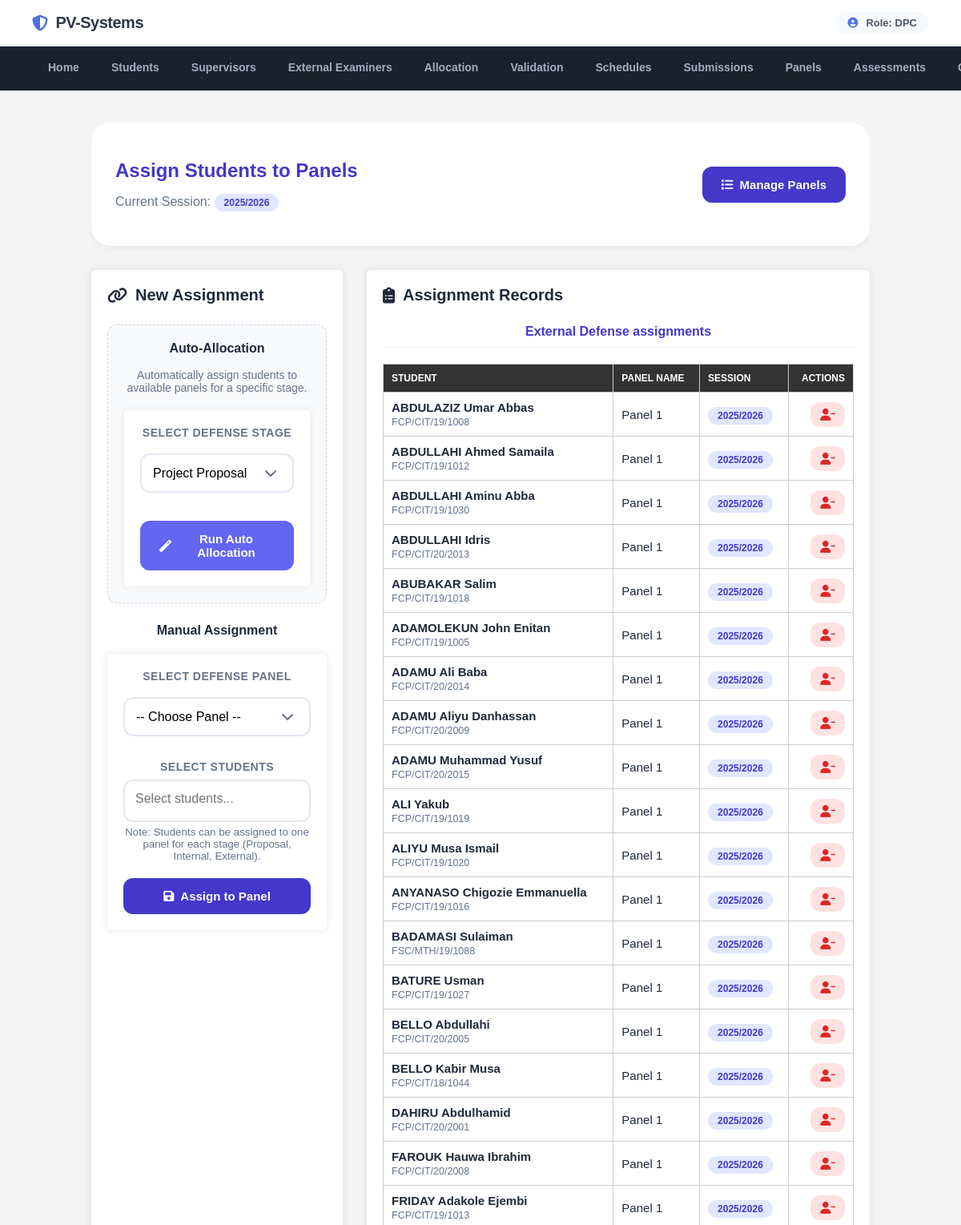
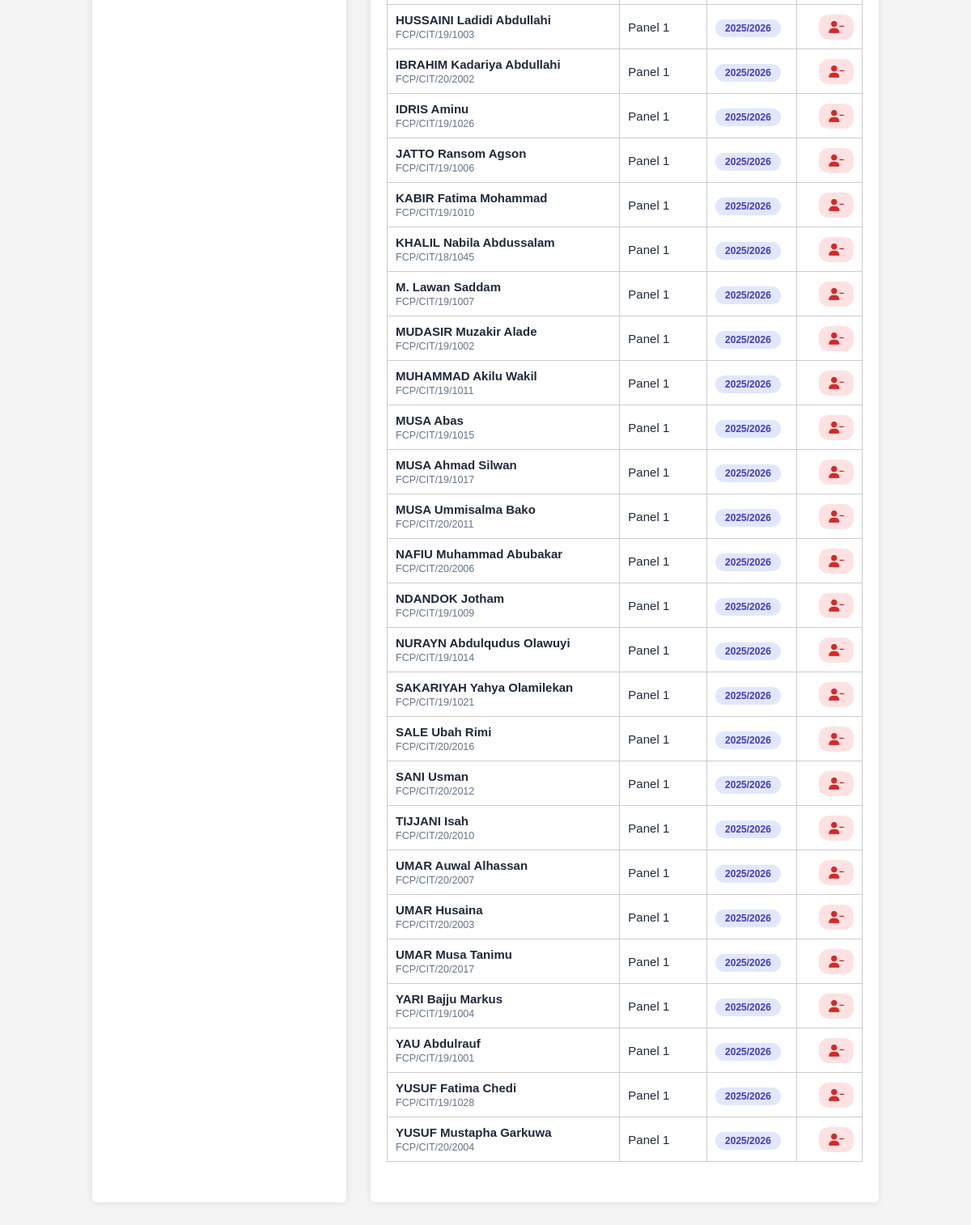
The app's page /department_project_coordinator/dpc_assign_panels.php (signed in) with its own data (2 pictures, top to bottom).
### tables this page shows
CREATE TABLE `student_panel_assignments` (
  `id` int(11) NOT NULL,
  `student_id` int(11) NOT NULL,
  `panel_id` int(11) NOT NULL,
  `panel_type` enum('proposal','internal','external') NOT NULL DEFAULT 'proposal',
  `academic_session` varchar(20) DEFAULT NULL,
  `assigned_at` timestamp NOT NULL DEFAULT current_timestamp()
);

CREATE TABLE `students` (
  `id` int(11) NOT NULL,
  `reg_no` varchar(50) NOT NULL,
  `name` varchar(100) NOT NULL,
  `phone` varchar(50) NOT NULL,
  `email` varchar(60) NOT NULL,
  `faculty_id` int(11) NOT NULL,
  `department` int(11) NOT NULL,
  `first_login` tinyint(1) DEFAULT 1
);

CREATE TABLE `defense_panels` (
  `id` int(11) NOT NULL,
  `panel_name` varchar(100) NOT NULL,
  `panel_type` enum('proposal','internal','external') DEFAULT 'proposal',
  `department_id` int(11) NOT NULL,
  `max_students` int(11) DEFAULT 10,
  `created_at` timestamp NOT NULL DEFAULT current_timestamp()
);

### includes/db.php (called while the page is built)
<?php
$my_host = 'localhost';
$my_dbname = 'my_project_topics2';
$my_username = 'root';
$my_password = '';
try {
    $conn = new PDO("mysql:host=$my_host;dbname=$my_dbname", $my_username, $my_password);
    $conn->setAttribute(PDO::ATTR_ERRMODE, PDO::ERRMODE_EXCEPTION);
    $conn->setAttribute(PDO::ATTR_DEFAULT_FETCH_MODE, PDO::FETCH_ASSOC);
} catch (PDOException $e_mysql) {
    error_log("Primary MySQL Connection failed: " . $e_mysql->getMessage());
    try {
        $fallback_dbname = 'fcetpoti_projectval';
        $fallback_username = 'fcetpoti_projectval';
        $fallback_password = 'Othmaan100!!!';
        $conn = new PDO("mysql:host=$my_host;dbname=$fallback_dbname", $fallback_username, $fallback_password);
        $conn->setAttribute(PDO::ATTR_ERRMODE, PDO::ERRMODE_EXCEPTION);
        $conn->setAttribute(PDO::ATTR_DEFAULT_FETCH_MODE, PDO::FETCH_ASSOC);
    } catch (PDOException $e_fallback) {
        error_log("Fallback MySQL Connection failed: " . $e_fallback->getMessage());
        die("Database connection failed. Please contact administrator.");
    }
}
try {
    $settings_stmt = $conn->query("SELECT setting_key, setting_value FROM system_settings");
    $system_settings = [];
    while ($row = $settings_stmt->fetch(PDO::FETCH_ASSOC)) {
        $system_settings[$row['setting_key']] = $row['setting_value'];
    }
    $current_session = $system_settings['current_session'] ?? date('Y') . '/' . (date('Y') + 1);
} catch (Exception $e) {
    $current_session = date('Y') . '/' . (date('Y') + 1);
}
?>

### department_project_coordinator/dpc_assign_panels.php (the view, shortened to what this page needs)
<?php
include_once __DIR__ . '/../includes/db.php';
$dpc_id = $_SESSION['user_id'];
$stmt = $conn->prepare("SELECT u.department as dept_id, d.department_name FROM users u JOIN departments d ON u.department = d.id WHERE u.id = ?");
$stmt->execute([$dpc_id]);
$dpc_info = $stmt->fetch(PDO::FETCH_ASSOC);
$dept_id = $dpc_info['dept_id'];
$active_session = $current_session;
$assign_stmt = $conn->prepare("
    SELECT spa.id as assignment_id, s.name as student_name, s.reg_no, dp.panel_name, dp.panel_type, spa.academic_session
    FROM student_panel_assignments spa
    JOIN students s ON spa.student_id = s.id
    JOIN defense_panels dp ON spa.panel_id = dp.id
    WHERE dp.department_id = ?
    ORDER BY FIELD(dp.panel_type, 'proposal', 'internal', 'external'), dp.panel_name, s.name
");
$assign_stmt->execute([$dept_id]);
$assignments = $assign_stmt->fetchAll(PDO::FETCH_ASSOC);
?>
<!DOCTYPE html>
<html lang="en">
<head>
    <link rel="stylesheet" href="https://cdnjs.cloudflare.com/ajax/libs/font-awesome/6.4.0/css/all.min.css">
    <link href="https://cdn.jsdelivr.net/npm/select2@4.1.0-rc.0/dist/css/select2.min.css" rel="stylesheet" />
</head>
<body>
    <?php include_once __DIR__ . '/../includes/header.php'; ?>
    <div class="container">
        <div class="header">
            <div>
                <h1>Assign Students to Panels</h1>
                <p style="color: var(--text-muted);">Current Session: <span class="session-badge"><?= $active_session ?></span></p>
            </div>
            <a href="dpc_manage_panels.php" class="btn btn-primary" style="width: auto;"><i class="fas fa-list"></i> Manage Panels</a>
        </div>
        <div class="grid">
            <div class="card">
                <h2><i class="fas fa-link"></i> New Assignment</h2>
                <div style="background: #f8fafc; padding: 20px; border-radius: 12px; margin-bottom: 25px; border: 1px dashed #cbd5e1;">
                    <h3 style="margin-top: 0; font-size: 16px; color: var(--text-main);">Auto-Allocation</h3>
                    <p style="font-size: 14px; color: var(--text-muted); margin-bottom: 15px;">Automatically assign students to available panels for a specific stage.</p>
                    <form method="POST" onsubmit="return confirm('This will automatically assign students to available panels for the selected stage. Continue?');">
                        <div class="form-group">
                            <label for="stage">Select Defense Stage</label>
                            <select name="stage" id="stage" class="form-control" style="margin-bottom: 15px;" required>
                                <option value="proposal">Project Proposal</option>
                            </select>
                        </div>
                        <button type="submit" name="auto_allocate" class="btn" style="background: var(--primary-light); color: white;">
                            <i class="fas fa-magic"></i> Run Auto Allocation
                        </button>
                    </form>
                </div>
                <h3 style="font-size: 16px; margin-bottom: 15px;">Manual Assignment</h3>
                <form method="POST">
                    <div class="form-group">
                        <label>Select Defense Panel</label>
                        <select name="panel_id" class="form-control" required>
                            <option value="">-- Choose Panel --</option>
                        </select>
                    </div>
                    <div class="form-group">
                        <label>Select Students</label>
                        <small style="color: var(--text-muted); display: block; margin-top: 5px;">Note: Students can be assigned to one panel for each stage (Proposal, Internal, External).</small>
                    </div>
                    <button type="submit" name="assign_students" class="btn btn-primary">
                        <i class="fas fa-save"></i> Assign to Panel
                    </button>
                </form>
            </div>
            <div class="card">
                <h2><i class="fas fa-clipboard-list"></i> Assignment Records</h2>
                <?php if (count($assignments) > 0):
                    $grouped_assignments = [
                        'proposal' => [],
                        'internal' => [],
                        'external' => []
                    ];
                    foreach ($assignments as $asgn) {
                        $grouped_assignments[$asgn['panel_type']][] = $asgn;
                    }
                    $stages = [
                        'proposal' => 'Project Proposal Defense',
                        'internal' => 'Internal Defense',
                        'external' => 'External Defense'
                    ];
                    foreach ($stages as $type => $label):
                        if (!empty($grouped_assignments[$type])):
                ?>
                    <h3 style="font-size: 16px; margin-top: 25px; margin-bottom: 15px; padding-bottom: 10px; border-bottom: 1px solid #f1f5f9; color: var(--primary);">
                        <?= $label ?> assignments
                    </h3>
                    <table style="margin-bottom: 30px;">
                        <thead>
                            <tr>
                                <th>Student</th>
                                <th>Panel Name</th>
                                <th>Session</th>
                                <th style="text-align: right;">Actions</th>
                            </tr>
                        </thead>
                        <tbody>
                            <?php foreach ($grouped_assignments[$type] as $asgn): ?>
                                <tr>
                                    <td>
                                        <strong><?= htmlspecialchars($asgn['student_name']) ?></strong><br>
                                        <small style="color: var(--text-muted);"><?= htmlspecialchars($asgn['reg_no']) ?></small>
                                    </td>
                                    <td>
                                        <span class="panel-badge"><?= htmlspecialchars($asgn['panel_name']) ?></span>
                                    </td>
                                    <td><span class="session-badge"><?= htmlspecialchars($asgn['academic_session']) ?></span></td>
                                    <td style="text-align: right;">
                                        <a href="?remove_assignment=<?= $asgn['assignment_id'] ?>" class="btn btn-danger" style="padding: 8px 12px;" onclick="return confirm('Remove student from this panel?')">
                                            <i class="fas fa-user-minus"></i>
                                        </a>
                                    </td>
                                </tr>
                            <?php endforeach; ?>
                        </tbody>
                    </table>
                <?php
                        endif;
                    endforeach;
                endif; ?>
            </div>
        </div>
    </div>
</body>
</html>

### assets/css/styles.css (style rules this page uses)
body { font-family: Arial, sans-serif; margin: 0; padding: 0; background-color: #f4f4f4; display: flex; flex-direction: column; min-height: 100vh; }
.container { width: 90%; max-width: 1200px; margin: 0 auto; padding: 20px; flex: 1; }
form { background-color: #fff; padding: 20px; border-radius: 5px; box-shadow: 0 0 10px rgba(0, 0, 0, 0.1); margin-top: 20px; }
form input[type="text"], form input[type="password"], form textarea, form select { width: 100%; padding: 10px; margin: 10px 0; border: 1px solid #ccc; border-radius: 5px; }
form button { background-color: #333; color: #fff; padding: 10px 20px; border: none; border-radius: 5px; cursor: pointer; }
table { width: 100%; border-collapse: collapse; margin-top: 20px; }
table th, table td { padding: 10px; border: 1px solid #ccc; text-align: left; }
table th { background-color: #333; color: #fff; }
.card { background-color: #fff; padding: 20px; border-radius: 5px; box-shadow: 0 0 10px rgba(0, 0, 0, 0.1); flex: 1 1 calc(33.333% - 40px); text-align: center; }
.card h2 { margin-top: 0; }

### department_project_coordinator/dpc_assign_panels.php (style rules this page uses)
:root { --primary: #4338ca; --primary-light: #6366f1; --success: #059669; --danger: #dc2626; --bg-body: #f1f5f9; --card-bg: #ffffff; --text-main: #1e293b; --text-muted: #64748b; }
body { font-family: 'Outfit', sans-serif; background-color: var(--bg-body); color: var(--text-main); margin: 0; padding: 0; }
.container { max-width: 1200px; margin: 40px auto; padding: 0 20px; }
.header { background: white; padding: 30px; border-radius: 24px; box-shadow: 0 4px 6px -1px rgba(0,0,0,0.05); margin-bottom: 30px; display: flex; justify-content: space-between; align-items: center; }
.header h1 { font-size: 24px; font-weight: 700; color: var(--primary); }
.grid { display: grid; grid-template-columns: 1fr 2fr; gap: 30px; }
.card { background: white; padding: 30px; border-radius: 24px; box-shadow: 0 10px 25px rgba(0,0,0,0.05); }
.card h2 { font-size: 20px; font-weight: 700; margin-bottom: 25px; display: flex; align-items: center; gap: 10px; }
.form-group { margin-bottom: 20px; }
label { font-size: 14px; font-weight: 700; color: var(--text-muted); margin-bottom: 8px; display: block; text-transform: uppercase; letter-spacing: 0.5px; }
.btn { padding: 14px 24px; border: none; border-radius: 12px; font-family: inherit; font-size: 15px; font-weight: 700; cursor: pointer; transition: 0.3s; display: inline-flex; align-items: center; gap: 8px; text-decoration: none; }
.btn-primary { background: var(--primary); color: white; width: 100%; justify-content: center; }
.btn-danger { background: #fee2e2; color: var(--danger); }
table { width: 100%; border-collapse: collapse; margin-top: 10px; }
th { text-align: left; padding: 15px; font-size: 12px; color: var(--text-muted); text-transform: uppercase; border-bottom: 2px solid #f1f5f9; }
td { padding: 15px; border-bottom: 1px solid #f1f5f9; font-size: 15px; }
.session-badge { background: #e0e7ff; color: var(--primary); padding: 4px 12px; border-radius: 20px; font-size: 12px; font-weight: 700; }
select.form-control { width: 100%; padding: 14px; border: 2px solid #e2e8f0; border-radius: 12px; font-family: inherit; font-size: 16px; outline: none; appearance: none; }

### records on screen
student_panel_assignments: student.name "ABDULAZIZ Umar Abbas", student.reg_no "FCP/CIT/19/1008", panel.panel_name "Panel 1", academic_session "2025/2026"
student_panel_assignments: student.name "ABDULLAHI Ahmed Samaila", student.reg_no "FCP/CIT/19/1012", panel.panel_name "Panel 1", academic_session "2025/2026"
student_panel_assignments: student.name "ABDULLAHI Aminu Abba", student.reg_no "FCP/CIT/19/1030", panel.panel_name "Panel 1", academic_session "2025/2026"
student_panel_assignments: student.name "ABDULLAHI Idris", student.reg_no "FCP/CIT/20/2013", panel.panel_name "Panel 1", academic_session "2025/2026"
student_panel_assignments: student.name "ABUBAKAR Salim", student.reg_no "FCP/CIT/19/1018", panel.panel_name "Panel 1", academic_session "2025/2026"
student_panel_assignments: student.name "ADAMOLEKUN John Enitan", student.reg_no "FCP/CIT/19/1005", panel.panel_name "Panel 1", academic_session "2025/2026"
student_panel_assignments: student.name "ADAMU Ali Baba", student.reg_no "FCP/CIT/20/2014", panel.panel_name "Panel 1", academic_session "2025/2026"
student_panel_assignments: student.name "ADAMU Aliyu Danhassan", student.reg_no "FCP/CIT/20/2009", panel.panel_name "Panel 1", academic_session "2025/2026"
student_panel_assignments: student.name "ADAMU Muhammad Yusuf", student.reg_no "FCP/CIT/20/2015", panel.panel_name "Panel 1", academic_session "2025/2026"
student_panel_assignments: student.name "ALI Yakub", student.reg_no "FCP/CIT/19/1019", panel.panel_name "Panel 1", academic_session "2025/2026"
student_panel_assignments: student.name "ALIYU Musa Ismail", student.reg_no "FCP/CIT/19/1020", panel.panel_name "Panel 1", academic_session "2025/2026"
student_panel_assignments: student.name "ANYANASO Chigozie Emmanuella", student.reg_no "FCP/CIT/19/1016", panel.panel_name "Panel 1", academic_session "2025/2026"
student_panel_assignments: student.name "BADAMASI Sulaiman", student.reg_no "FSC/MTH/19/1088", panel.panel_name "Panel 1", academic_session "2025/2026"
student_panel_assignments: student.name "BATURE Usman", student.reg_no "FCP/CIT/19/1027", panel.panel_name "Panel 1", academic_session "2025/2026"
student_panel_assignments: student.name "BELLO Abdullahi", student.reg_no "FCP/CIT/20/2005", panel.panel_name "Panel 1", academic_session "2025/2026"
student_panel_assignments: student.name "BELLO Kabir Musa", student.reg_no "FCP/CIT/18/1044", panel.panel_name "Panel 1", academic_session "2025/2026"
student_panel_assignments: student.name "DAHIRU Abdulhamid", student.reg_no "FCP/CIT/20/2001", panel.panel_name "Panel 1", academic_session "2025/2026"
student_panel_assignments: student.name "FAROUK Hauwa Ibrahim", student.reg_no "FCP/CIT/20/2008", panel.panel_name "Panel 1", academic_session "2025/2026"
student_panel_assignments: student.name "FRIDAY Adakole Ejembi", student.reg_no "FCP/CIT/19/1013", panel.panel_name "Panel 1", academic_session "2025/2026"
student_panel_assignments: student.name "HUSSAINI Ladidi Abdullahi", student.reg_no "FCP/CIT/19/1003", panel.panel_name "Panel 1", academic_session "2025/2026"
student_panel_assignments: student.name "IBRAHIM Kadariya Abdullahi", student.reg_no "FCP/CIT/20/2002", panel.panel_name "Panel 1", academic_session "2025/2026"
student_panel_assignments: student.name "IDRIS Aminu", student.reg_no "FCP/CIT/19/1026", panel.panel_name "Panel 1", academic_session "2025/2026"
student_panel_assignments: student.name "JATTO Ransom Agson", student.reg_no "FCP/CIT/19/1006", panel.panel_name "Panel 1", academic_session "2025/2026"
student_panel_assignments: student.name "KABIR Fatima Mohammad", student.reg_no "FCP/CIT/19/1010", panel.panel_name "Panel 1", academic_session "2025/2026"
student_panel_assignments: student.name "KHALIL Nabila Abdussalam", student.reg_no "FCP/CIT/18/1045", panel.panel_name "Panel 1", academic_session "2025/2026"
student_panel_assignments: student.name "M. Lawan Saddam", student.reg_no "FCP/CIT/19/1007", panel.panel_name "Panel 1", academic_session "2025/2026"
student_panel_assignments: student.name "MUDASIR Muzakir Alade", student.reg_no "FCP/CIT/19/1002", panel.panel_name "Panel 1", academic_session "2025/2026"
student_panel_assignments: student.name "MUHAMMAD Akilu Wakil", student.reg_no "FCP/CIT/19/1011", panel.panel_name "Panel 1", academic_session "2025/2026"
student_panel_assignments: student.name "MUSA Abas", student.reg_no "FCP/CIT/19/1015", panel.panel_name "Panel 1", academic_session "2025/2026"
student_panel_assignments: student.name "MUSA Ahmad Silwan", student.reg_no "FCP/CIT/19/1017", panel.panel_name "Panel 1", academic_session "2025/2026"
student_panel_assignments: student.name "MUSA Ummisalma Bako", student.reg_no "FCP/CIT/20/2011", panel.panel_name "Panel 1", academic_session "2025/2026"
student_panel_assignments: student.name "NAFIU Muhammad Abubakar", student.reg_no "FCP/CIT/20/2006", panel.panel_name "Panel 1", academic_session "2025/2026"
student_panel_assignments: student.name "NDANDOK Jotham", student.reg_no "FCP/CIT/19/1009", panel.panel_name "Panel 1", academic_session "2025/2026"
student_panel_assignments: student.name "NURAYN Abdulqudus Olawuyi", student.reg_no "FCP/CIT/19/1014", panel.panel_name "Panel 1", academic_session "2025/2026"
student_panel_assignments: student.name "SAKARIYAH Yahya Olamilekan", student.reg_no "FCP/CIT/19/1021", panel.panel_name "Panel 1", academic_session "2025/2026"
student_panel_assignments: student.name "SALE Ubah Rimi", student.reg_no "FCP/CIT/20/2016", panel.panel_name "Panel 1", academic_session "2025/2026"
student_panel_assignments: student.name "SANI Usman", student.reg_no "FCP/CIT/20/2012", panel.panel_name "Panel 1", academic_session "2025/2026"
student_panel_assignments: student.name "TIJJANI Isah", student.reg_no "FCP/CIT/20/2010", panel.panel_name "Panel 1", academic_session "2025/2026"
student_panel_assignments: student.name "UMAR Auwal Alhassan", student.reg_no "FCP/CIT/20/2007", panel.panel_name "Panel 1", academic_session "2025/2026"
student_panel_assignments: student.name "UMAR Husaina", student.reg_no "FCP/CIT/20/2003", panel.panel_name "Panel 1", academic_session "2025/2026"
student_panel_assignments: student.name "UMAR Musa Tanimu", student.reg_no "FCP/CIT/20/2017", panel.panel_name "Panel 1", academic_session "2025/2026"
student_panel_assignments: student.name "YARI Bajju Markus", student.reg_no "FCP/CIT/19/1004", panel.panel_name "Panel 1", academic_session "2025/2026"
student_panel_assignments: student.name "YAU Abdulrauf", student.reg_no "FCP/CIT/19/1001", panel.panel_name "Panel 1", academic_session "2025/2026"
student_panel_assignments: student.name "YUSUF Fatima Chedi", student.reg_no "FCP/CIT/19/1028", panel.panel_name "Panel 1", academic_session "2025/2026"
student_panel_assignments: student.name "YUSUF Mustapha Garkuwa", student.reg_no "FCP/CIT/20/2004", panel.panel_name "Panel 1", academic_session "2025/2026"

### other values on screen
$_SESSION['role'] "DPC"
$active_session "2025/2026"
$label "External Defense"
